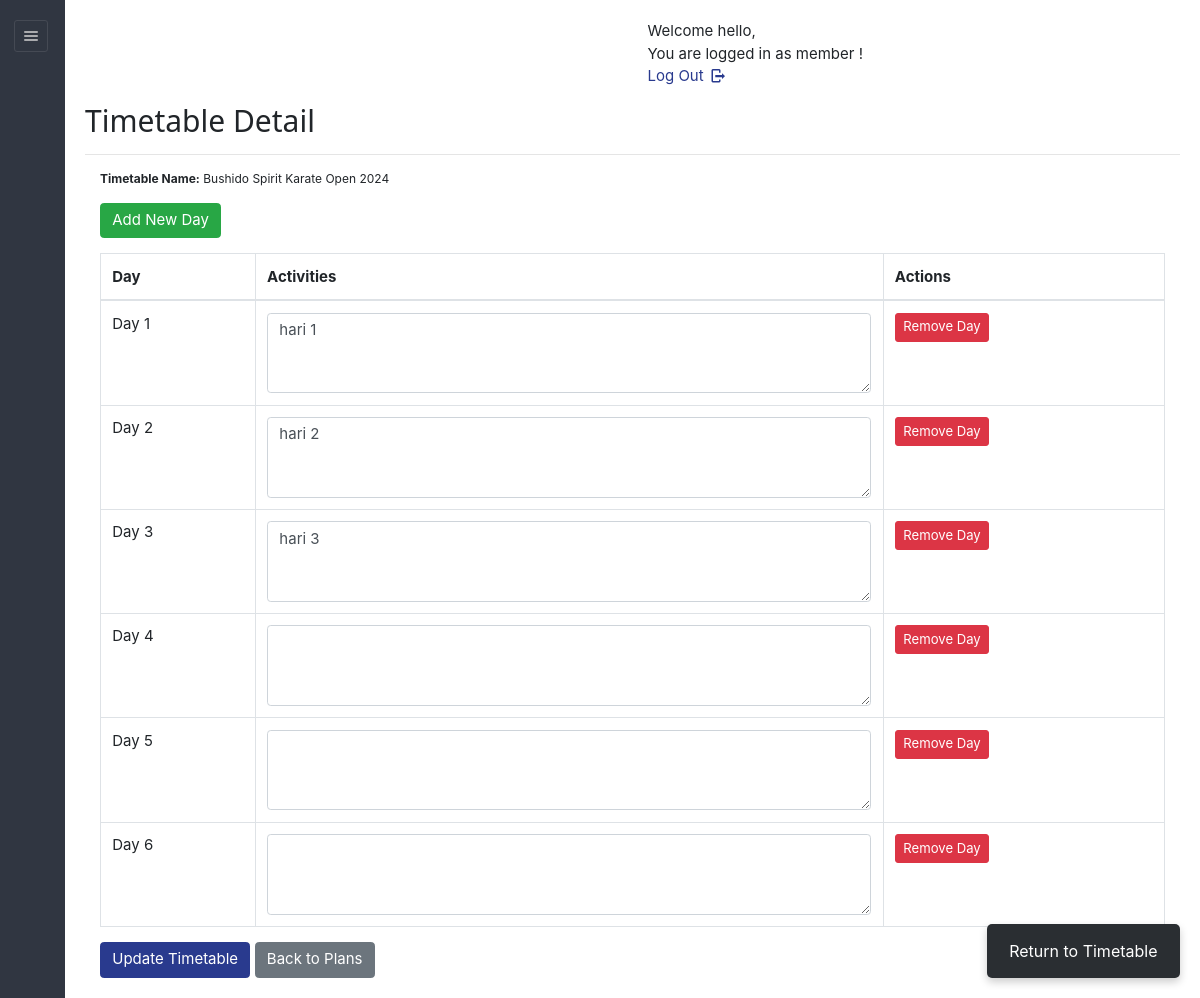
The page /dashboard/admin/viewdetailroutine.php?id=16745872 (signed in) on the database its author committed.
### tables this page shows
CREATE TABLE IF NOT EXISTS `sports_timetable` (
  `tid` varchar(45) NOT NULL,
  `planid` varchar(50) DEFAULT NULL,
  `staffid` varchar(50) DEFAULT NULL,
  `tname` varchar(45) NOT NULL,
  `hasApproved` varchar(10) NOT NULL,
  PRIMARY KEY (`tid`)
);

CREATE TABLE IF NOT EXISTS `timetable_days` (
  `day_id` varchar(36) NOT NULL,
  `tid` varchar(36) DEFAULT NULL,
  `day_number` int DEFAULT NULL,
  `activities` text,
  PRIMARY KEY (`day_id`),
  KEY `timetable_id` (`tid`)
);

### dashboard/admin/viewdetailroutine.php (the view, shortened to what this page needs)
<?php
require '../../include/db_conn.php';
$id = $_GET['id'];
$sql = "SELECT t.tname, td.day_id, td.day_number, td.activities
        FROM sports_timetable t
        LEFT JOIN timetable_days td ON t.tid = td.tid
        WHERE t.tid = '$id'
        ORDER BY td.day_number";
$result = mysqli_query($con, $sql);
$timetableData = [];
while ($row = mysqli_fetch_assoc($result)) {
    $timetableData[] = $row;
}
?>
<!DOCTYPE html>
<html lang="en">
<head>
    <link rel="stylesheet" href="../../css/style.css" id="style-resource-5">
    <link rel="stylesheet" type="text/css" href="../../css/entypo.css">
    <link href="a1style.css" rel="stylesheet" type="text/css">
    <link rel="stylesheet" href="../../css/bootstrap.min.css">
    <link rel="stylesheet" href="../../css/dashboard/sidebar.css">
</head>
<body class="page-body page-fade" onload="collapseSidebar()">
    <div class="page-container sidebar-collapsed" id="navbarcollapse">
        <div class="sidebar-menu">
            <header class="logo-env">
                <div class="sidebar-collapse" onclick="collapseSidebar()">
                    <a href="#" class="sidebar-collapse-icon with-animation">
                        <i class="entypo-menu"></i>
                    </a>
                </div>
            </header>
        </div>
        <div class="main-content">
            <div class="row">
                <div class="col-md-6 col-sm-8 clearfix">
                </div>
                <div class="col-md-6 col-sm-4 clearfix hidden-xs">
                    <ul class="list-inline links-list pull-right">
                        <li>
                            <a href="logout.php">
                                Log Out <i class="entypo-logout right"></i>
                            </a>
                        </li>
                    </ul>
                </div>
            </div>
            <h2>Timetable Detail</h2>
            <hr/>
            <div class="container">
                <p><strong>Timetable Name:</strong> <?= htmlspecialchars($timetableData[0]['tname'] ?? 'N/A') ?></p>
                <form method="POST" class="mb-3">
                    <button type="submit" name="add_day" class="btn btn-success">Add New Day</button>
                </form>
                <form method="POST" action="">
                    <table class="table table-bordered">
                        <thead>
                            <tr>
                                <th>Day</th>
                                <th>Activities</th>
                                <th>Actions</th>
                            </tr>
                        </thead>
                        <tbody>
                            <?php if (!empty($timetableData)) : ?>
                                <?php foreach ($timetableData as $day) : ?>
                                    <?php if (!empty($day['day_id'])) : ?>
                                        <tr>
                                            <td>Day <?= htmlspecialchars($day['day_number']) ?></td>
                                            <td>
                                                <textarea name="activities[<?= $day['day_id'] ?>]" class="form-control" rows="3"><?= htmlspecialchars($day['activities']) ?></textarea>
                                            </td>
                                            <td>
                                                <form method="POST" style="display: inline;">
                                                    <button type="submit" name="remove_day" class="btn btn-danger btn-sm" onclick="return confirm('Are you sure you want to remove this day?')">
                                                        Remove Day
                                                    </button>
                                                </form>
                                            </td>
                                        </tr>
                                    <?php endif; ?>
                                <?php endforeach; ?>
                            <?php else : ?>
                                <tr>
                                    <td colspan="3" class="text-center">No days found. Add a new day to get started.</td>
                                </tr>
                            <?php endif; ?>
                        </tbody>
                    </table>
                    <?php if (!empty($timetableData)) : ?>
                        <button type="submit" name="update_activities" class="btn btn-primary">Update Timetable</button>
                    <?php endif; ?>
                    <a href="view_plan.php" class="btn btn-secondary">Back to Plans</a>
                </form>
            </div>
        </div>
    </div>
    <a class="btn-sm px-4 py-3 d-flex home-button return" style="background-color:#2a2e32" href="viewroutine.php">Return to Timetable</a>
</body>
</html>

### css/style.css (style rules this page uses)
html { font-size: 62.5%; font-family: sans-serif; }
div { display: block; }
body { font-family: "Noto Sans", sans-serif, "Helvetica Neue", Helvetica, Arial, sans-serif; font-size: 12px; line-height: 1.428571429; display: block; margin: 0; }
*, *:before, *:after { box-sizing: border-box; }
a { text-decoration: none; background: transparent; }
p { margin: 0 0 8.5px; font-size: 12px; }
p { display: block; }
.form-control { display: block; width: 100%; height: 31px; padding: 6px 12px; font-size: 12px; line-height: 1.428571429; color: #555555; outline:none; vertical-align: middle; background-color: #ffffff; background-image: none; border: 1px solid #ebebeb; border-radius: 3px; transition: border-color ease-in-out .15s, box-shadow ease-in-out .15s; }
input, button, select, textarea { font-family: inherit; font-size: inherit; line-height: inherit; }
button, input { line-height: normal; }
button, input, select, textarea { font-family: inherit; font-size: 100%; margin: 0; }
input, textarea, select, button { text-rendering: auto; color: initial; letter-spacing: normal; word-spacing: normal; text-transform: none; text-indent: 0px; text-shadow: none; display: inline-block; text-align: start; margin: 0em; font: 400 13.3333px Arial; }
.btn-primary { color: #ffffff; background-color: #303641; border-color: #303641; }
.btn { display: inline-block; margin-bottom: 0; font-weight: 400; text-align: center; vertical-align: middle; cursor: pointer; background-image: none; border: 1px solid transparent; white-space: nowrap; padding: 6px 12px; font-size: 12px; line-height: 1.428571429; border-radius: 3px; user-select: none; }
button, html input[type="button"], input[type="reset"], input[type="submit"] { cursor: pointer; }
button, select { text-transform: none; }
a { color: #373e4a; text-decoration: none; }
a { background: transparent; }
a { color: #373e4a; }
.page-container { position: relative; padding-left: 280px; }
.page-container .sidebar-menu { position: absolute; width: 280px; top: 0; left: 0; bottom: 0; background: #303641; color: #aaabae; z-index: 1; min-height: 796px; box-sizing: border-box; }
.page-container .sidebar-menu .logo-env { width: 100%; padding: 35px; padding-bottom: 10px; box-sizing: border-box; }
.page-container.sidebar-collapsed { padding-left: 65px; }
.page-container.sidebar-collapsed .sidebar-menu { z-index: 4; width: 65px; }
.page-container.sidebar-collapsed .sidebar-menu .logo-env { display: block; padding: 20px; }
.page-container .sidebar-menu .logo-env:before, .page-container .sidebar-menu .logo-env:after { content: " "; display: table; }
.page-container .sidebar-menu .logo-env > div { display: block; vertical-align: middle; white-space: nowrap; float: left; }
.page-container .sidebar-menu .logo-env > div > a { display: inline-block; color: #aaabae; }
.page-container.sidebar-collapsed .sidebar-menu .logo-env > div.sidebar-collapse { display: block; padding: 0; left: 3px; }
.page-container .sidebar-menu .logo-env > div.sidebar-collapse, .page-container .sidebar-menu .logo-env > div.sidebar-mobile-menu { position: relative; float: right; }
.page-container .sidebar-menu .logo-env > div.sidebar-collapse a, .page-container .sidebar-menu .logo-env > div.sidebar-mobile-menu a { display: inline-block; border: 1px solid #454a54; text-align: center; padding: 0; line-height: 1; font-size: 20px; font-weight: 300; padding: 5px 2px; background-clip: padding-box; border-radius: 3px; transition: all 200ms ease-in-out; }
.page-container .sidebar-menu .logo-env:after { clear: both; }
ul, ol { margin-top: 0; margin-bottom: 8.5px; }
ul, menu, dir { display: block; list-style-type: disc; }
li { display: list-item; }
i, cite, em, var, address, dfn { font-style: italic; }

### css/entypo.css (style rules this page uses)
[class^="entypo-"]:before, [class*=" entypo-"]:before { font-family: "entypo"; font-style: normal; font-weight: normal; speak: none; display: inline-block; text-decoration: inherit; width: 1em; margin-right: .2em; text-align: center; font-variant: normal; text-transform: none; line-height: 1em; margin-left: .2em; }
.entypo-menu:before { content: '\e811'; }
.entypo-logout:before { content: '\e85d'; }

### css/dashboard/sidebar.css (style rules this page uses)
.page-container { display: flex; min-height: 100vh; }
.sidebar-menu { width: 250px; background-color: #2b303a; color: #ffffff; }
.main-content { flex-grow: 1; padding: 20px; }

### rows shown on the page
sports_timetable: tname "Bushido Spirit Karate Open 2024"
timetable_days: day_number "1", day_id+activities "hari 1"
timetable_days: day_number "2", day_id+activities "hari 2"
timetable_days: day_number "3", day_id+activities "hari 3"
timetable_days: day_number "4"
timetable_days: day_number "5"
timetable_days: day_number "6"
